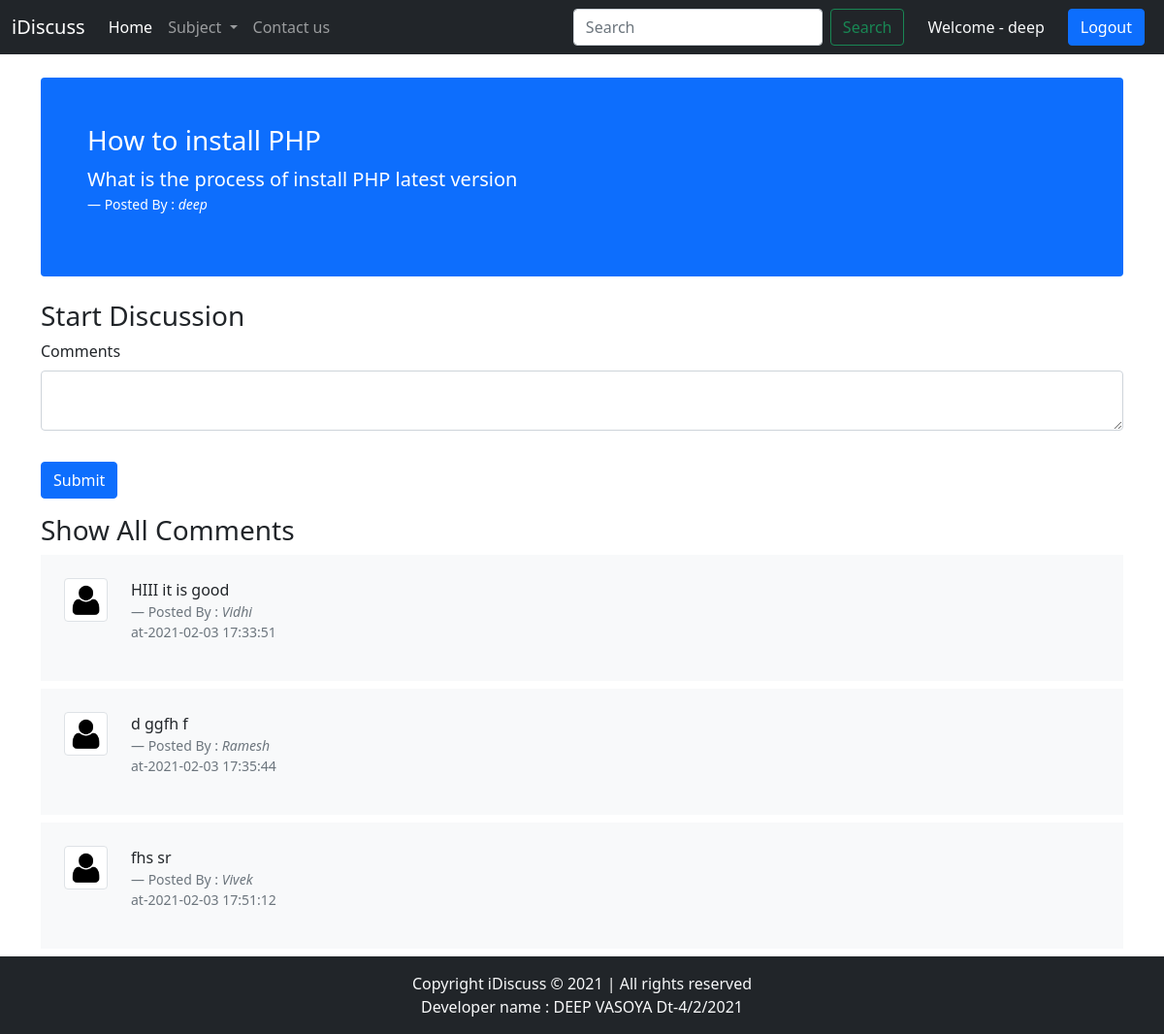
Screenshot of /threadlist.php?threadid=1 (signed in) with the database file from the repository.
### tables this page shows
CREATE TABLE `thread` (
  `thread_id` int(11) NOT NULL,
  `thread_title` varchar(255) NOT NULL,
  `thread_desc` text NOT NULL,
  `thread_catid` int(11) NOT NULL,
  `thread_user` int(11) NOT NULL,
  `date` datetime NOT NULL DEFAULT current_timestamp()
);

CREATE TABLE `user` (
  `sno` int(11) NOT NULL,
  `username` varchar(15) NOT NULL,
  `password` text NOT NULL,
  `date` datetime NOT NULL DEFAULT current_timestamp()
);

CREATE TABLE `comments` (
  `comment_id` int(11) NOT NULL,
  `comment_desc` text NOT NULL,
  `thread_id` int(11) NOT NULL,
  `comment_by` int(11) NOT NULL,
  `date` datetime NOT NULL DEFAULT current_timestamp()
);

### threadlist.php (the view, shortened to what this page needs)
<!doctype html>
<html lang="en">
<head>
  <link href="https://cdn.jsdelivr.net/npm/bootstrap@5.0.0-beta1/dist/css/bootstrap.min.css" rel="stylesheet">
</head>
<body>
  <?php include "include/_nav.php"; ?>
  <?php include "include/_database.php"; ?>
  <?php
  $id = $_GET['threadid'];
  $sql = "SELECT * FROM `thread` WHERE thread_id = $id";
  $result = mysqli_query($conn, $sql);
  while ($row = mysqli_fetch_assoc($result)) {
    $thread_title = $row['thread_title'];
    $thread_desc = $row['thread_desc'];
    $thread_user = $row['thread_user'];
    $sql2 = "SELECT username FROM `user` WHERE sno=$thread_user";
    $result2 = mysqli_query($conn, $sql2);
    $row2 = mysqli_fetch_assoc($result2);
    $user1 = $row2['username'];
  }
  ?>
  <div class="container">
    <div>
      <div class="d-block bg-primary text-white my-4 p-5 rounded">
        <h3><?php echo $thread_title;  ?></h3>
        <p class="lead"><?php echo $thread_desc;  ?></p>
        <footer class="blockquote-footer text-white">Posted By : <cite title="Source Title"><?php echo $user1; ?></cite></footer>
      </div>
    </div>
  </div>
  <?php
  if (isset($_SESSION['loggedin']) && $_SESSION['loggedin'] == true) {
    echo ' <div class="container">
    <h3>Start Discussion</h3>
    <form action="' . $_SERVER['REQUEST_URI'] . '" method="post">
      <div class="mb-3">
        <label class="form-label">Comments</label>
        <textarea class="form-control" id="comme" name="comme"></textarea>
        <input type="hidden" id="sno" name="sno" value="' . $_SESSION["sno"] . '">
      </div>
      <button type="submit" class="btn btn-primary my-3">Submit</button>
    </form>
  </div>';
  } else {
    echo '<div class="container my-5">
    <h4>You are not loggedin! First Loggedin and Start Discussion</h4>
  </div>';
  }
  ?>
  <div class="container">
    <h3>Show All Comments</h3>
  </div>
  <?php
  $id = $_GET['threadid'];
  $sql = "SELECT * FROM `comments` WHERE thread_id = $id";
  $result = mysqli_query($conn, $sql);
  while ($row = mysqli_fetch_assoc($result)) {
    $comment_desc = $row['comment_desc'];
    $comment_by = $row['comment_by'];
    $dt = $row['date'];
    $sql2 = "SELECT username FROM `user` WHERE sno=$comment_by";
    $result2 = mysqli_query($conn, $sql2);
    $row2 = mysqli_fetch_assoc($result2);
    $user = $row2['username'];
    echo '<div class="container my-2">
    <div class="row g-0 bg-light position-relative">
      <div class="col-md-1 mb-md-0 p-md-4">
        <img src="image/user.png" width="50px" height="50px" class="img-fluid img-thumbnail" alt="...">
      </div>
      <div class="col-md-10 p-4 ps-md-0">
        <p>' . $comment_desc . '</p>
        <footer class="blockquote-footer">Posted By : <cite title="Source Title">' . $user . '</cite><p> at-' . $dt . '</p></footer>
      </div>
    </div>
  </div>';
  }
  ?>
  <?php
  include "include/_footer.php"
  ?>
</body>
</html>

### rows the page displays
thread: thread_title "How to install PHP", thread_desc "What is the process of install PHP latest version"
user: username "deep"
comments: comment_desc "HIII it is good", user.username "Vidhi", date "2021-02-03 17:33:51"
comments: comment_desc "d ggfh f", user.username "Ramesh", date "2021-02-03 17:35:44"
comments: comment_desc "fhs sr", user.username "Vivek", date "2021-02-03 17:51:12"

### other values shown
$_SESSION['username'] "deep"
